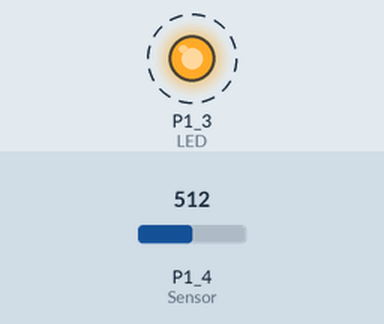
The sketch below on a simulated TI MSP430 LaunchPad. Shown: output pins drawn as LEDs (lit = HIGH). Dashed ring = blinking. The test bench sets the inputs (shaded band); at power-on: P1_4 (Sensor) = 512. What the sketch prints to the serial monitor is not drawn.

Above: at 0.4 s.
Timing chart, 0 to 4.1 s (numbered marks = the images above):
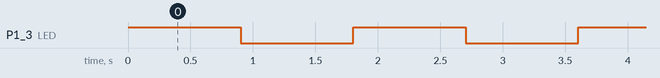

The sketch:

light_sensor_check.ino
```cpp
#define LED P1_3
#define Sensor P1_4

float reading;

void setup() {
  // put your setup code here, to run once:

  Serial.begin(9600);

  pinMode(LED, OUTPUT);

  pinMode(Sensor, INPUT);

}

void loop() {
  // put your main code here, to run repeatedly:

  // Turn on LED
  digitalWrite(LED, HIGH);

  // Read sensor
  int i;
  for (i=1;i<10;i++) {
    reading = analogRead(Sensor);
    Serial.print(reading);
    Serial.print(",\n");
    delay(100);
  }

  // Turn on LED
  digitalWrite(LED, LOW);

  for (i=1;i<10;i++) {
    reading = analogRead(Sensor);
    Serial.print(reading);
    Serial.print(",\n");
    delay(100);
  }

}
```

Measured:
- by itself, P1_3 (LED): alternates HIGH for 0.90 s and LOW for 0.90 s
